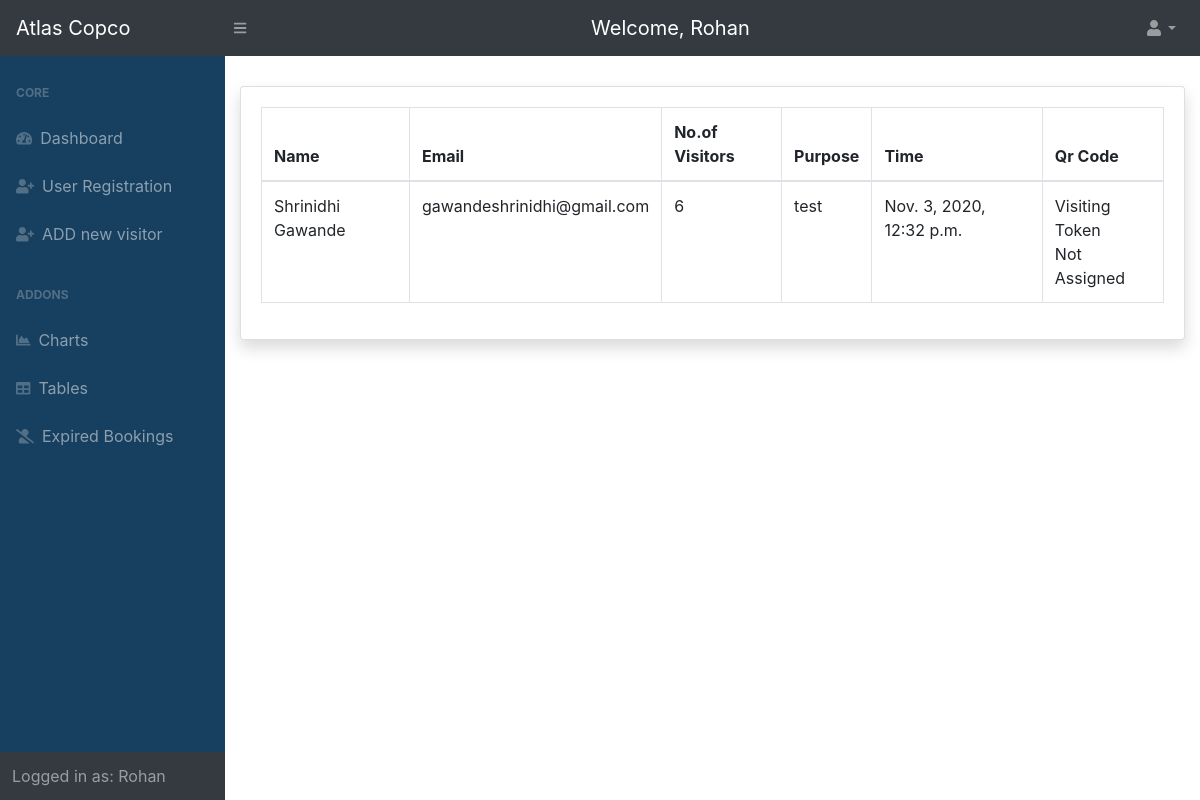
Screenshot of /visitor_in/ (signed in) with the database file from the repository.
### entry/models.py (models this page shows, shortened)
class Visitor(models.Model):
	name = models.CharField(verbose_name='Name', max_length=200, validators=[
		MinLengthValidator(2, 'Minimum 2 Characters are required')])  # name of the visitor
	purpose = models.CharField(verbose_name='Purpose', max_length=200, validators=[
		MinLengthValidator(4, 'Minimum 4 characters are required')])  # purpose of visit
	mobile = models.IntegerField(verbose_name='Mobile number')  # mobile no. of the visitor
	email = models.EmailField(verbose_name='Email', validators=[EmailValidator()])  # email address of the visitor
	no_of_people = models.IntegerField(verbose_name='No of people')  # no. of visitors
	photo_id_number = models.CharField(verbose_name='Photo Id Number', max_length=20, null=True, blank=True)
	photo_id = models.ImageField(verbose_name='Photo Id', upload_to='media/photo_id', null=True, blank=True)
	expected_in_time = models.DateTimeField(verbose_name='Expected Visit In Time', null=True, blank=True)
	in_time = models.DateTimeField(verbose_name='Visit In time', null=True, blank=True)  # in time of the visitor, added automatically
	out_time = models.DateTimeField(verbose_name='Visit Out Time', null=True, blank=True)  # out time of the visitor added automatically
	token = models.CharField(verbose_name='Token', max_length=200, null=True, blank=True)  # token(autogenerated)
	qrcode = models.ImageField(verbose_name='QR Code', upload_to='media/qrcodes', null=True, blank=True)  # qr code generated from the token
	user = models.ForeignKey(User, verbose_name='Employee to visit', on_delete=models.PROTECT)  # link to the User table, to store which user allowed the entry
	photo = models.ImageField(verbose_name='Photo of the Visitor', upload_to='media/photo', null=True, blank=True)
	visit_token = models.CharField(max_length=200, verbose_name="Token assigned to the Visitor", null=True, blank=True)
	session_expired = models.BooleanField(default=False)

### home/views.py (the view)
# urls.py: path('visitor_in/', views.visitor_in, name='visitor_in'),
@login_required()
def visitor_in(request):
	display_visitors = Visitor.objects.filter(session_expired=False)
	visitor_list = display_visitors.filter(in_time__isnull=False).filter(out_time__isnull=True)
	context = {'visitor_list': visitor_list}
	return render(request, 'home/visitor_in.html',context)

### home/templates/home/visitor_in.html
{% extends 'home/base.html' %} {% block content %}
<div id="layoutSidenav_content">
    <main style="margin-top: 30px;">
        <div class="container-fluid">
            <div class="card shadow mb-4">
                <div class="card-body">
                    <div class="table-responsive">
                        <table class="table table-bordered" id="dataTable" width="100%" cellspacing="0">
                            <thead>
                                <tr>
                                    <th> Name </th>
                                    <th> Email </th>
                                    <th> No.of Visitors </th>
                                    <th> Purpose </th>
                                    <th> Time </th>
                                    <th> Qr Code </th>
                                </tr>
                            </thead>
                            <tbody>
                                {% for visitor in visitor_list %}
                                <tr>
                                    <td>{{ visitor.name }}</td>
                                    <td>{{ visitor.email }}</td>
                                    <td>{{ visitor.no_of_people }}</td>
                                    <td>{{ visitor.purpose }}</td>
                                    <td>{{ visitor.in_time }}</td>
                                    <td>
                                        {% if visitor.visit_token %}
                                        <form action="{% url 'entry:scanQR' visitor.id %}" method="post">
                                            <input type="hidden" name="scan_id" value="">
                                            <button type="submit" name="scan_btn" class="btn btn-danger">Scan</button>
                                        </form>
                                        {% else %} Visiting Token<br>Not Assigned {% endif %}
                                    </td>
                                </tr>
                                {% endfor %}
                            </tbody>
                        </table>
                    </div>
                </div>
            </div>
        </div>
    </main>
</div>
{% endblock content %}

### home/templates/home/base.html (shortened to what this page needs)
{% load static %} {% load crispy_forms_tags %}
<!DOCTYPE html>
<html lang=en>
<head>
    <link rel="stylesheet" href="https://stackpath.bootstrapcdn.com/bootstrap/4.5.2/css/bootstrap.min.css">
    <link rel="stylesheet" type="text/css" href="{% static 'home/style.css' %}">
</head>
<body>
    <nav class="sb-topnav navbar navbar-expand navbar-dark bg-dark sticky-top">
        <a class="navbar-brand" href="{% url 'home' %}">Atlas Copco</a> {% if request.user.is_superuser %}<button class="btn btn-link btn-sm order-1 order-lg-0" id="sidebarToggle"><i class="fas fa-bars"></i></button> {% endif %}
        <span class="d-none d-md-inline-block form-inline ml-auto mr-0 mr-md-3 my-2 my-md-0 navbar-brand"> Welcome, {{ request.user.first_name }}</span>
        <ul class="navbar-nav ml-auto ">
            <li class="nav-item dropdown">
                <a class="nav-link dropdown-toggle" id="userDropdown" href="#" role="button" data-toggle="dropdown" aria-haspopup="true" aria-expanded="false">{% if request.user.employee.pic %}<img src="{{ request.user.employee.pic.url }}" style="width: 40px; height: 40px; border-radius: 100%;">{% else %}<img class="fas fa-user fa-fw"></img>{% endif %}</a>
            </li>
        </ul>
    </nav>
    <div id="layoutSidenav">
        {% if request.user.is_superuser %}
        <div id="layoutSidenav_nav">
            <nav class="sb-sidenav accordion sb-sidenav-dark" id="sidenavAccordion" style="background-color: #173F5F;">
                <div class="sb-sidenav-menu">
                    <div class="nav">
                        <div class="sb-sidenav-menu-heading">Core</div>
                        <a class="nav-link" href="{% url 'home' %}">
                            <div class="sb-nav-link-icon"><i class="fas fa-tachometer-alt"></i></div>
                            Dashboard <br>
                            <a class="nav-link" href="{% url 'user-signup' %}">
                                <div class="sb-nav-link-icon"><i class="fas fa-user-plus"></i></div>
                                User Registration
                            </a>
                            <a class="nav-link" href="{% url 'entry:new-visitor' %}">
                                <div class="sb-nav-link-icon"><i class="fa fa-user-plus fa-fw"></i></div>
                                ADD new visitor
                            </a>
                            <div class="sb-sidenav-menu-heading">Addons</div>
                            <a class="nav-link" href="{% url 'charts:chart-page'%}">
                                <div class="sb-nav-link-icon"><i class="fas fa-chart-area"></i></div>
                                Charts
                            </a>
                            <a class="nav-link" href="{% url 'tables' %}">
                                <div class="sb-nav-link-icon"><i class="fas fa-table"></i></div>
                                Tables
                            </a>
                            <a class="nav-link" href="{% url 'disabled' %}">
                                <div class="sb-nav-link-icon"><i class="fas fa-user-slash"></i></div>
                                Expired Bookings
                            </a>
                    </div>
                </div>
                <div class="sb-sidenav-footer">
                    <div class="large">Logged in as: {{ request.user.first_name }}</div>
                </div>
            </nav>
        </div>
        {% endif %}
        {% block content %} {% endblock content %}
    </div>
</body>
</html>

### home/static/home/style.css (style rules this page uses)
#layoutSidenav { display: flex; }
#layoutSidenav #layoutSidenav_nav { flex-basis: 225px; flex-shrink: 0; transition: transform 0.15s ease-in-out; z-index: 1038; transform: translateX(-225px); }
#layoutSidenav #layoutSidenav_content { position: relative; display: flex; flex-direction: column; justify-content: space-between; min-width: 0; flex-grow: 1; min-height: calc(100vh - 56px); margin-left: -225px; }
@media (min-width: 992px) { #layoutSidenav #layoutSidenav_nav { transform: translateX(0); } }
@media (min-width: 992px) { #layoutSidenav #layoutSidenav_content { margin-left: 0; transition: margin 0.15s ease-in-out; } }
.nav .nav-link .sb-nav-link-icon, .sb-sidenav-menu .nav-link .sb-nav-link-icon { margin-right: 0.5rem; }
.sb-topnav { padding-left: 0; height: 56px; z-index: 1039; }
.sb-topnav .navbar-brand { width: 225px; padding-left: 1rem; padding-right: 1rem; margin: 0; }
.sb-topnav.navbar-dark #sidebarToggle { color: rgba(255, 255, 255, 0.5); }
.sb-sidenav { display: flex; flex-direction: column; height: 100%; flex-wrap: nowrap; }
.sb-sidenav .sb-sidenav-menu { flex-grow: 1; }
.sb-sidenav .sb-sidenav-menu .nav { flex-direction: column; flex-wrap: nowrap; }
.sb-sidenav .sb-sidenav-menu .nav .sb-sidenav-menu-heading { padding: 1.75rem 1rem 0.75rem; font-size: 0.75rem; font-weight: bold; text-transform: uppercase; }
.sb-sidenav .sb-sidenav-menu .nav .nav-link { display: flex; align-items: center; padding-top: 0.75rem; padding-bottom: 0.75rem; position: relative; }
.sb-sidenav .sb-sidenav-menu .nav .nav-link .sb-nav-link-icon { font-size: 0.9rem; }
.sb-sidenav .sb-sidenav-footer { padding: 0.75rem; flex-shrink: 0; }
.sb-sidenav-dark { background-color: #212529; color: rgba(255, 255, 255, 0.5); }
.sb-sidenav-dark .sb-sidenav-menu .sb-sidenav-menu-heading { color: rgba(255, 255, 255, 0.25); }
.sb-sidenav-dark .sb-sidenav-menu .nav-link { color: rgba(255, 255, 255, 0.5); }
.sb-sidenav-dark .sb-sidenav-menu .nav-link .sb-nav-link-icon { color: rgba(255, 255, 255, 0.25); }
.sb-sidenav-dark .sb-sidenav-footer { background-color: #343a40; }

### rows the page displays
Visitor: name "Shrinidhi Gawande", email "gawandeshrinidhi@gmail.com", no_of_people "6", purpose "test", in_time "Nov. 3, 2020, 12:32 p.m.", shows "Visiting Token"

### other values shown
{{ request.user.first_name }} "Rohan"
